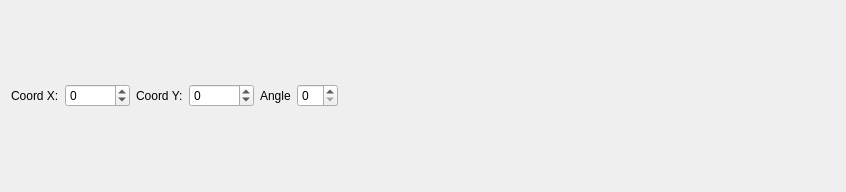
<?xml version="1.0" encoding="UTF-8"?>
<ui version="4.0">
 <class>Goto_UI</class>
 <widget class="QWidget" name="Goto_UI">
  <property name="geometry">
   <rect>
    <x>0</x>
    <y>0</y>
    <width>846</width>
    <height>192</height>
   </rect>
  </property>
  <property name="windowTitle">
   <string>Goto action</string>
  </property>
  <layout class="QVBoxLayout" name="verticalLayout_2">
   <item>
    <layout class="QVBoxLayout" name="verticalLayout">
     <item>
      <layout class="QHBoxLayout" name="horizontalLayout_2">
       <item>
        <layout class="QHBoxLayout" name="horizontalLayout">
         <item>
          <widget class="QLabel" name="labelX">
           <property name="text">
            <string>Coord X:</string>
           </property>
          </widget>
         </item>
         <item>
          <widget class="QSpinBox" name="goto_spinbox_coordX">
           <property name="minimum">
            <number>-90000</number>
           </property>
           <property name="maximum">
            <number>90000</number>
           </property>
          </widget>
         </item>
         <item>
          <widget class="QLabel" name="labelY">
           <property name="text">
            <string>Coord Y:</string>
           </property>
          </widget>
         </item>
         <item>
          <widget class="QSpinBox" name="goto_spinbox_coordY">
           <property name="minimum">
            <number>-90000</number>
           </property>
           <property name="maximum">
            <number>90000</number>
           </property>
          </widget>
         </item>
         <item>
          <widget class="QLabel" name="label">
           <property name="text">
            <string>Angle</string>
           </property>
          </widget>
         </item>
         <item>
          <widget class="QSpinBox" name="goto_spinbox_angle"/>
         </item>
        </layout>
       </item>
       <item>
        <spacer name="horizontalSpacer">
         <property name="orientation">
          <enum>Qt::Horizontal</enum>
         </property>
         <property name="sizeHint" stdset="0">
          <size>
           <width>40</width>
           <height>20</height>
          </size>
         </property>
        </spacer>
       </item>
      </layout>
     </item>
    </layout>
   </item>
  </layout>
 </widget>
 <resources/>
 <connections/>
</ui>
